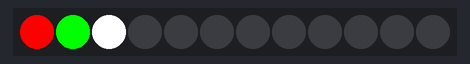
A sketch run on a simulated Arduino Uno, built with avr-gcc and run on an emulated ATmega328P. On the bench: 12 RGB LEDs in strip order, left to right.

Above: at 0.1 s.
At 0.6 s:
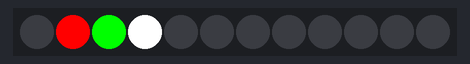
At 1.1 s:
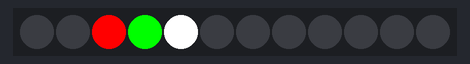
At 2.6 s:
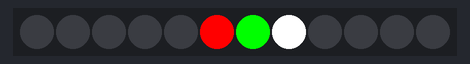
At 5.1 s:
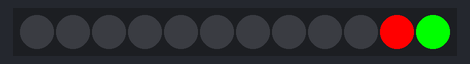
At 5.6 s:
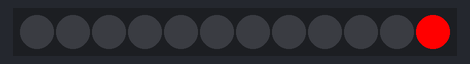

Measured:
- by itself, everything shown: repeats every 6.0 s, in 12 steps
- what the display in image 1 shows lasts 0.5 s, from 0.5 s to 1.0 s

The sketch:

lab_05.ino
```cpp
#include <Adafruit_NeoPixel.h>
#define LEDPIN 12 // connect the Data from the strip to this pin on the Arduino
#define NUMBER_PIEXELS 12 // the number of pixels in your LED strip
Adafruit_NeoPixel strip = Adafruit_NeoPixel(NUMBER_PIEXELS, LEDPIN, NEO_GRB + NEO_KHZ800);

void setup() {
  strip.begin(); // initialize the strip
}

void loop() {
  for (int i=0; i<=11; i++) {
    strip.setPixelColor(i, 255, 0, 0); // turn the "i"th pixel on
    strip.setPixelColor(i+1, 0, 255, 0); // turn the "i"th pixel on
    strip.setPixelColor(i+2, 255, 255, 255); // turn the "i"th pixel on
    strip.show();
    delay(500); // wait 1/10th of a second
    strip.setPixelColor(i, 0, 0, 0); // // turn the "i"th pixel off
  }
}
```
